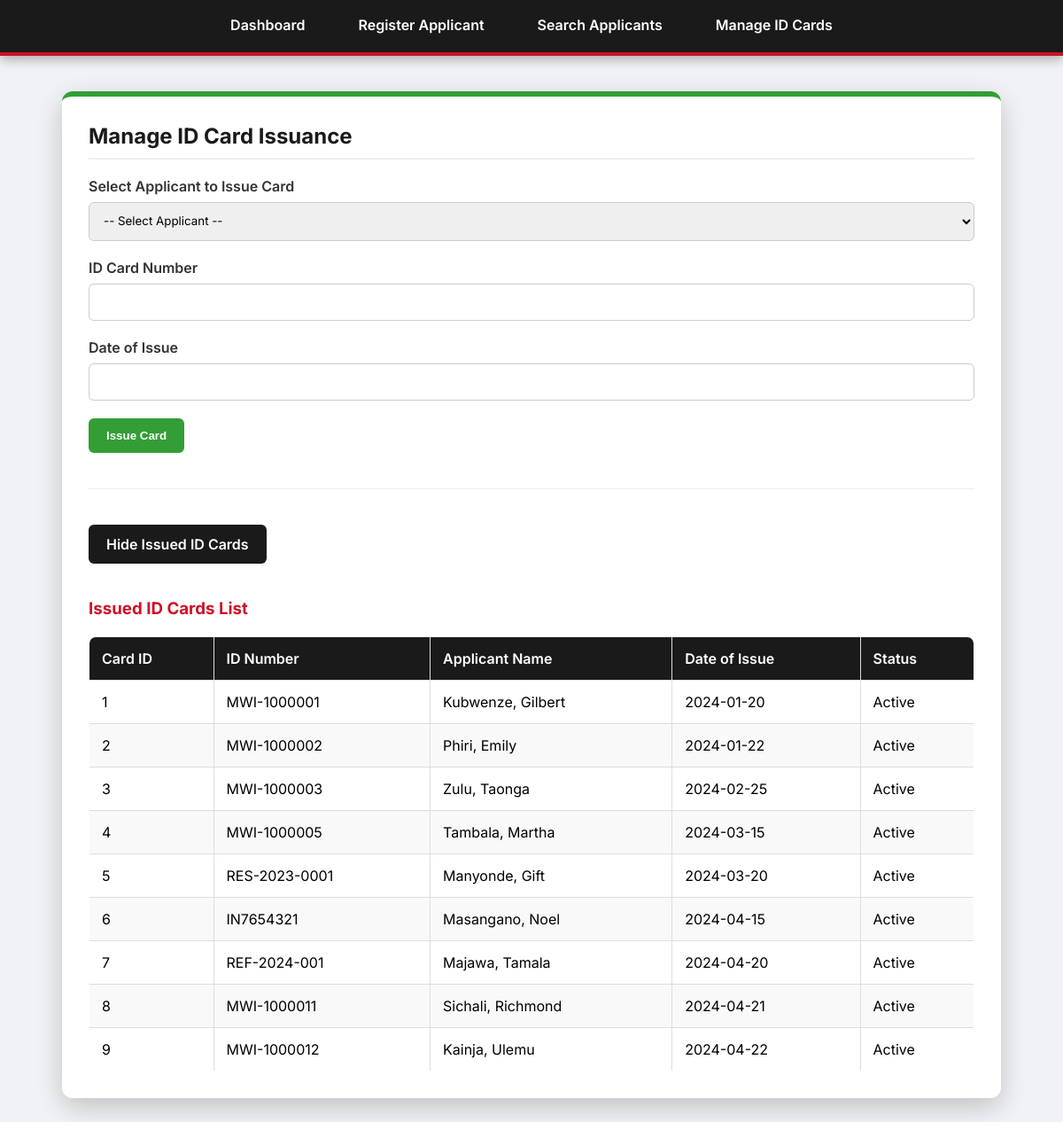
Screenshot of /manage_cards.php?show_cards=1 with the database file from the repository.
### tables this page shows
CREATE TABLE ID_CARD (
    CardID           INT AUTO_INCREMENT PRIMARY KEY,
    IdentificationNo VARCHAR(50) NOT NULL UNIQUE,
    DateOfIssue      DATE NOT NULL,
    DateOfExpiry     DATE NOT NULL,
    CardStatus       VARCHAR(20) NOT NULL,
    QRCode           VARCHAR(255),
    ApplicationID    INT NOT NULL UNIQUE,
    CONSTRAINT chk_card_status CHECK (CardStatus IN ('Active','Expired','Revoked')),
    CONSTRAINT fk_card_application FOREIGN KEY (ApplicationID) REFERENCES APPLICATION(ApplicationID)
        ON UPDATE CASCADE ON DELETE RESTRICT
);

CREATE TABLE PERSON (
    PersonID    INT AUTO_INCREMENT PRIMARY KEY,
    Surname     VARCHAR(50) NOT NULL,
    OtherNames  VARCHAR(80) NOT NULL,
    Sex         CHAR(1)     NOT NULL,
    DateOfBirth DATE        NOT NULL,
    Gender      VARCHAR(20) NOT NULL,
    Nationality VARCHAR(50) NOT NULL,
    PersonType  VARCHAR(10) NOT NULL,
    AddressID   INT,
    CONSTRAINT chk_person_type CHECK (PersonType IN ('CITIZEN','RESIDENT','ALIEN','REFUGEE')),
    CONSTRAINT chk_person_sex  CHECK (Sex IN ('M','F')),
    CONSTRAINT fk_person_address FOREIGN KEY (AddressID) REFERENCES ADDRESS(AddressID)
        ON UPDATE CASCADE ON DELETE SET NULL
);

### manage_cards.php (the view, shortened to what this page needs)
<?php
require_once 'db_connect.php';
$issuedCardsSql = "SELECT ic.CardID, ic.IdentificationNo, ic.DateOfIssue, ic.CardStatus, p.Surname, p.OtherNames
                   FROM ID_CARD ic
                   JOIN APPLICATION app ON ic.ApplicationID = app.ApplicationID
                   JOIN PERSON p ON app.PersonID = p.PersonID";
$issuedCards = $pdo->query($issuedCardsSql)->fetchAll();
?>
<!DOCTYPE html>
<html lang="en">
<head>
    <link rel="stylesheet" href="css/style.css">
</head>
<body>
    <div class="navbar">
        <a href="index.php">Dashboard</a>
        <a href="register.php">Register Applicant</a>
        <a href="search.php">Search Applicants</a>
        <a href="manage_cards.php">Manage ID Cards</a>
    </div>
    <div class="container">
        <h2>Manage ID Card Issuance</h2>
        <form method="POST" action="" id="issueForm">
            <div class="form-group">
                <label>Select Applicant to Issue Card</label>
                <select name="applicationID" id="appSelect" required onchange="updateFields()">
                    <option value="">-- Select Applicant --</option>
                </select>
            </div>
            <div class="form-group">
                <label>ID Card Number</label>
                <input type="text" name="cardNumber" id="cardNo" required>
            </div>
            <div class="form-group">
                <label>Date of Issue</label>
                <input type="text" name="issueDate" id="issueDate" required>
            </div>
            <button type="submit" name="issue_card" class="btn btn-success">Issue Card</button>
        </form>
        <hr style="margin: 40px 0; border: 0; border-top: 1px solid #eee;">
        <?php if (isset($_GET['show_cards'])): ?>
            <a href="manage_cards.php" class="btn btn-secondary" style="margin-bottom: 20px;">Hide Issued ID Cards</a>
            <h3>Issued ID Cards List</h3>
            <table>
                <thead>
                    <tr>
                        <th>Card ID</th>
                        <th>ID Number</th>
                        <th>Applicant Name</th>
                        <th>Date of Issue</th>
                        <th>Status</th>
                    </tr>
                </thead>
                <tbody>
                    <?php foreach ($issuedCards as $card): ?>
                        <tr>
                            <td><?= htmlspecialchars($card['CardID']) ?></td>
                            <td><?= htmlspecialchars($card['IdentificationNo']) ?></td>
                            <td><?= htmlspecialchars($card['Surname']) ?>, <?= htmlspecialchars($card['OtherNames']) ?></td>
                            <td><?= htmlspecialchars($card['DateOfIssue']) ?></td>
                            <td><?= htmlspecialchars($card['CardStatus']) ?></td>
                        </tr>
                    <?php endforeach; ?>
                </tbody>
            </table>
        <?php else: ?>
            <a href="manage_cards.php?show_cards=1" class="btn btn-secondary">Display Issued ID Cards</a>
        <?php endif; ?>
    </div>
</body>
</html>

### css/style.css (style rules this page uses)
body { font-family: 'Inter', sans-serif; background-color: #f0f2f5; margin: 0; padding: 0; background-size: cover; background-position: center; background-attachment: fixed; }
.navbar { background-color: #1a1a1a; display: flex; justify-content: center; padding: 0; box-shadow: 0 4px 12px rgba(0,0,0,0.3); border-bottom: 4px solid #ce1126; }
.navbar a { color: #ffffff; text-decoration: none; padding: 18px 30px; font-size: 16px; font-weight: 600; transition: all 0.3s ease; border-bottom: 3px solid transparent; }
.container { width: 85%; max-width: 1000px; margin: 40px auto; background: rgba(255, 255, 255, 0.97); padding: 30px; border-radius: 12px; box-shadow: 0 10px 30px rgba(0,0,0,0.2); border-top: 6px solid #339e35; }
h2 { color: #1a1a1a; border-bottom: 2px solid #eee; padding-bottom: 10px; margin-top: 0; }
h3 { color: #ce1126; }
table { width: 100%; border-collapse: collapse; margin-top: 20px; border-radius: 8px; overflow: hidden; }
table, th, td { border: 1px solid #ddd; }
th, td { padding: 14px; text-align: left; }
th { background-color: #1a1a1a; color: white; font-weight: 600; }
tr:nth-child(even) { background-color: #f9f9f9; }
.form-group { margin-bottom: 20px; }
.form-group label { display: block; margin-bottom: 8px; font-weight: 600; color: #333; }
.form-group input, .form-group select { width: 100%; padding: 12px; border: 1px solid #ccc; border-radius: 6px; box-sizing: border-box; font-family: 'Inter', sans-serif; }
.btn { background-color: #1a1a1a; color: white; padding: 12px 20px; border: none; border-radius: 6px; cursor: pointer; font-weight: 600; transition: 0.3s; text-decoration: none; display: inline-block; }
.btn-success { background-color: #339e35; }

### rows the page displays
id_card: CardID "1", IdentificationNo "MWI-1000001", person.Surname "Kubwenze", person.OtherNames "Gilbert", DateOfIssue "2024-01-20", CardStatus "Active"
id_card: CardID "2", IdentificationNo "MWI-1000002", person.Surname "Phiri", person.OtherNames "Emily", DateOfIssue "2024-01-22", CardStatus "Active"
id_card: CardID "3", IdentificationNo "MWI-1000003", person.Surname "Zulu", person.OtherNames "Taonga", DateOfIssue "2024-02-25", CardStatus "Active"
id_card: CardID "4", IdentificationNo "MWI-1000005", person.Surname "Tambala", person.OtherNames "Martha", DateOfIssue "2024-03-15", CardStatus "Active"
id_card: CardID "5", IdentificationNo "RES-2023-0001", person.Surname "Manyonde", person.OtherNames "Gift", DateOfIssue "2024-03-20", CardStatus "Active"
id_card: CardID "6", IdentificationNo "IN7654321", person.Surname "Masangano", person.OtherNames "Noel", DateOfIssue "2024-04-15", CardStatus "Active"
id_card: CardID "7", IdentificationNo "REF-2024-001", person.Surname "Majawa", person.OtherNames "Tamala", DateOfIssue "2024-04-20", CardStatus "Active"
id_card: CardID "8", IdentificationNo "MWI-1000011", person.Surname "Sichali", person.OtherNames "Richmond", DateOfIssue "2024-04-21", CardStatus "Active"
id_card: CardID "9", IdentificationNo "MWI-1000012", person.Surname "Kainja", person.OtherNames "Ulemu", DateOfIssue "2024-04-22", CardStatus "Active"
